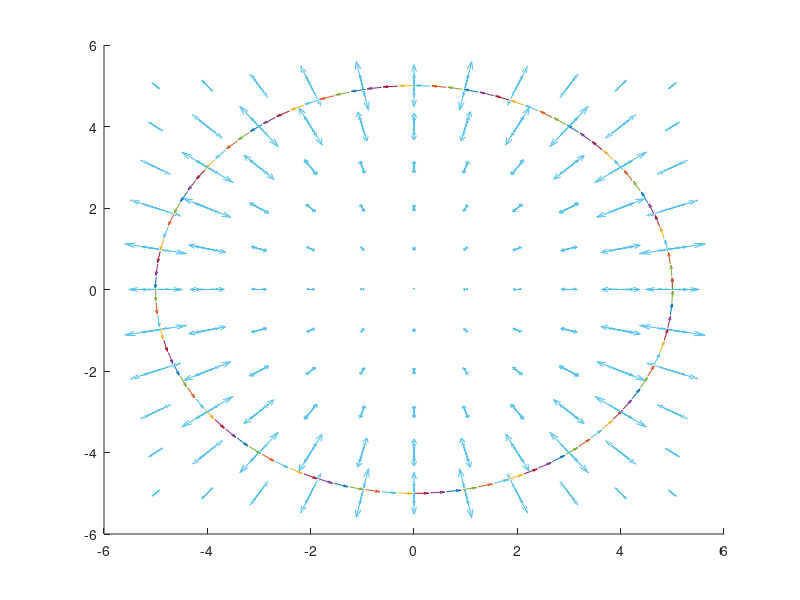

This figure's MATLAB source:
circ=[0;1;0];
r=5;
n=100;
figure;
hold on;
px= -5:5;
py= -5:5;
pz= -5:5;
x=zeros(length(px),length(py),length(pz));
y=zeros(length(px),length(py),length(pz));
z=zeros(length(px),length(py),length(pz));
Hx=zeros(length(px),length(py),length(pz));
Hy=zeros(length(px),length(py),length(pz));
Hz=zeros(length(px),length(py),length(pz));
for theta=0: 2*pi/n:2*pi
   xc=r*cos(theta);
   yc=r*sin(theta);
   zc=0;
   M=[cos(theta),-sin(theta),0;...
       sin(theta), cos(theta),0; ...
       0,0,1];
   dl=M*circ*2*pi*r/n;
   quiver3(xc,yc,zc,dl(1),dl(2),dl(3));
   for xi=1: length(px)
       for yi=1:length(py)
           for zi=1:length(pz)
               R=[px(xi)-xc,py(yi)-yc,pz(zi)-zc];
               if(norm(R)>1)
               dH=cross(dl,R)/(4*pi*norm(R)^3);
               Hx(xi,yi,zi)=Hx(xi,yi,zi)+dH(1);
               Hy(xi,yi,zi)=Hy(xi,yi,zi)+dH(2);
               Hz(xi,yi,zi)=Hz(xi,yi,zi)+dH(3);
               x(xi,yi,zi)=px(xi);
               y(xi,yi,zi)=py(yi);
               z(xi,yi,zi)=pz(zi);
               end
           end
       end
   end
end
%Vista en 3d
quiver3(x,y,z,Hx,Hy,Hz)
%c=8;
% Seccion tranversal
%quiver3(x(:,c,:),y(:,c,:),z(:,c,:),Hx(:,c,:),Hy(:,c,:),Hz(:,c,:))
